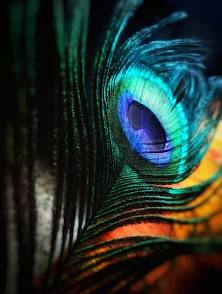
#> input picture 2.jpg, 222 x 294 px
$ python start.py
#> lines starting #> are read from the running program, lines starting #| are printed output that depends on the picture; long printed decimals are rounded
import cv2
import numpy as np
from collections import Counter
import heapq
import math
import os
import struct

# ============================================================
# HUFFMAN CODING
# ============================================================
class Node:
    def __init__(self, symbol, freq):
        self.symbol = symbol
        self.freq = freq
        self.left = None
        self.right = None
    def __lt__(self, other):
        return self.freq < other.freq

def build_tree(freq):
    heap = [Node(k, v) for k, v in freq.items()]
    heapq.heapify(heap)
    while len(heap) > 1:
        n1 = heapq.heappop(heap)
        n2 = heapq.heappop(heap)
        merged = Node(None, n1.freq + n2.freq)
        merged.left = n1
        merged.right = n2
        heapq.heappush(heap, merged)
    return heap[0]

def generate_codes(node, prefix="", mapping=None):
    if mapping is None:
        mapping = {}
    if node.symbol is not None:
        mapping[node.symbol] = prefix
    else:
        generate_codes(node.left, prefix + "0", mapping)
        generate_codes(node.right, prefix + "1", mapping)
    return mapping

def huffman_encode(data):
    freq = Counter(data)
    root = build_tree(freq)
    code_map = generate_codes(root)
    encoded = "".join(code_map[x] for x in data)
    return encoded, code_map


# ============================================================
# RLE CODING
# ============================================================
def rle_encode(data):
    encoded = []
    prev = data[0]
    cnt = 1
    for i in range(1, len(data)):
        if data[i] == prev:
            cnt += 1
        else:
            encoded.append((prev, cnt))
            prev = data[i]
            cnt = 1
    encoded.append((prev, cnt))
    return encoded


# ============================================================
# DPCM + QUANTIZATION
# ============================================================
def quantize(err, levels=32):
    e_min, e_max = -255, 255
    step = (e_max - e_min) / levels
    q = np.floor((err - e_min) / step)
    q = np.clip(q, 0, levels - 1)
    return e_min + q * step + step / 2

def dpcm_encode(img, levels=32):
    h, w = img.shape
    pred = np.zeros((h, w))
    qerr = np.zeros((h, w))
    for i in range(h):
        for j in range(w):
            if i == 0 and j == 0:
                p = 0
            elif i == 0:
                p = pred[i, j - 1]
            elif j == 0:
                p = pred[i - 1, j]
            else:
                p = (pred[i - 1, j] + pred[i, j - 1]) / 2

            err = img[i, j] - p
            q = quantize(err, levels)
            qerr[i, j] = q
            pred[i, j] = p + q
    return qerr

def dpcm_decode(qerr):
    h, w = qerr.shape
    rec = np.zeros((h, w))
    for i in range(h):
        for j in range(w):
            if i == 0 and j == 0:
                p = 0
            elif i == 0:
                p = rec[i, j - 1]
            elif j == 0:
                p = rec[i - 1, j]
            else:
                p = (rec[i - 1, j] + rec[i, j - 1]) / 2
            rec[i, j] = p + qerr[i, j]
    return rec


# ============================================================
# METRICS
# ============================================================
def mse(o, r):
    return np.mean((o - r)**2)

def psnr(o, r):
    m = mse(o, r)
    if m == 0:
        return float("inf")
    return 20 * math.log10(255 / math.sqrt(m))


# ============================================================
# MAIN
# ============================================================
path = input("Enter image path: ").strip()
#> the answer given: 2.jpg

if not os.path.exists(path):
    print("File does not exist!")
    exit()

img = cv2.imread(path)
#> img is the input picture: shape (294, 222, 3); mean B, G, R 44.9, 49.8, 36.2
img = cv2.cvtColor(img, cv2.COLOR_BGR2RGB)

orig_bits = img.size * 8
#> orig_bits = 1566432
print("\nOriginal Bits:", orig_bits)
#| Original Bits: 1566432

# Convert channels to float
R = img[:,:,0].astype(np.float64)
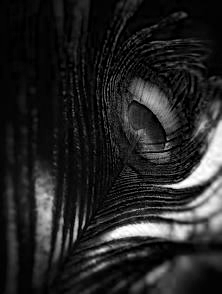
#> R: shape (294, 222) float64; min 0, max 255, mean 36.2
G = img[:,:,1].astype(np.float64)
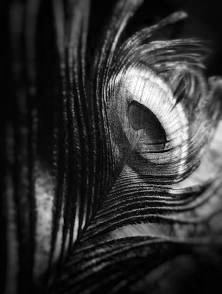
#> G: shape (294, 222) float64; min 0, max 255, mean 49.8
B = img[:,:,2].astype(np.float64)
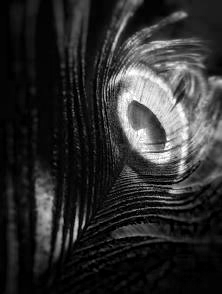
#> B: shape (294, 222) float64; min 0, max 255, mean 44.9

# ===========================
# DPCM + HUFFMAN
# ===========================
print("\n--- DPCM + HUFFMAN ---")

qR = dpcm_encode(R)
#> after the loop in dpcm_encode, `for i in range(h):`:
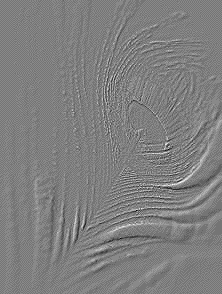
#> qerr: shape (294, 222) float64; min -103.6, max 103.6, mean 0.2; drawn with min black and max white
qG = dpcm_encode(G)
qB = dpcm_encode(B)

flatR = qR.flatten().tolist()
flatG = qG.flatten().tolist()
flatB = qB.flatten().tolist()

encR, mapR = huffman_encode(flatR)
#> the loop in build_tree, `while len(heap) > 1:` made 13 passes
encG, mapG = huffman_encode(flatG)
#> the loop in build_tree (call 2), `while len(heap) > 1:` made 13 passes
encB, mapB = huffman_encode(flatB)

# Save actual compressed bitstream (.bin)
with open("compressed_dpcm_huffman.bin", "wb") as f:
    f.write(int(encR + encG + encB, 2).to_bytes((len(encR+encG+encB)+7)//8, byteorder='big'))

huff_bits = len(encR) + len(encG) + len(encB)

print("Bits After Huffman:", huff_bits)
#| Bits After Huffman: 361224
print("Compression Ratio:", orig_bits / huff_bits)
#| Compression Ratio: 4.336

# Decode and reconstruct
dR = np.array(flatR).reshape(R.shape)
dG = np.array(flatG).reshape(G.shape)
dB = np.array(flatB).reshape(B.shape)

recR = dpcm_decode(dR)
recG = dpcm_decode(dG)
recB = dpcm_decode(dB)

rec_huff = np.dstack([recR, recG, recB]).clip(0,255).astype(np.uint8)
cv2.imwrite("reconstructed_dpcm.jpg",
            cv2.cvtColor(rec_huff, cv2.COLOR_RGB2BGR),
            [cv2.IMWRITE_JPEG_QUALITY, 90])

MSE_h = mse(img, rec_huff)
PSNR_h = psnr(img, rec_huff)

# ===========================
# RLE
# ===========================
print("\n--- RLE ---")

flat = img.flatten().tolist()
rle = rle_encode(flat)

# Save RLE to binary
with open("compressed_rle.bin", "wb") as f:
    for val, cnt in rle:
        f.write(struct.pack('HI', val, cnt))
#> this loop made 184161 passes
#> (val, cnt) on passes 1 to 3: (0, 1), (5, 1), (1, 1)

rle_bits = len(rle) * (8 + 16)

print("Bits After RLE:", rle_bits)
#| Bits After RLE: 4419864
print("Compression Ratio:", orig_bits / rle_bits)
#| Compression Ratio: 0.3544

rec_rle = np.array(flat).reshape(img.shape).astype(np.uint8)
cv2.imwrite("reconstructed_rle.jpg",
            cv2.cvtColor(rec_rle, cv2.COLOR_RGB2BGR),
            [cv2.IMWRITE_JPEG_QUALITY, 90])

MSE_r = mse(img, rec_rle)
PSNR_r = psnr(img, rec_rle)

# ===========================
# SUMMARY
# ===========================
print("\n--- SUMMARY ---")
print("Method\t\tBits\tCR\tPSNR\tMSE")
print(f"DPCM+Huff\t{huff_bits}\t{orig_bits/huff_bits:.2f}\t{PSNR_h:.2f}\t{MSE_h:.5f}")
#| DPCM+Huff	361224	4.34	34.85	21.284
print(f"RLE\t\t{rle_bits}{orig_bits/rle_bits:.2f}\t{PSNR_r:.2f}\t{MSE_r:.5f}")
#| RLE		44198640.35	inf	0

print("\nSaved files:")
print(" compressed_dpcm_huffman.bin")
print(" compressed_rle.bin")
print(" reconstructed_dpcm.png")
print(" reconstructed_rle.png")
